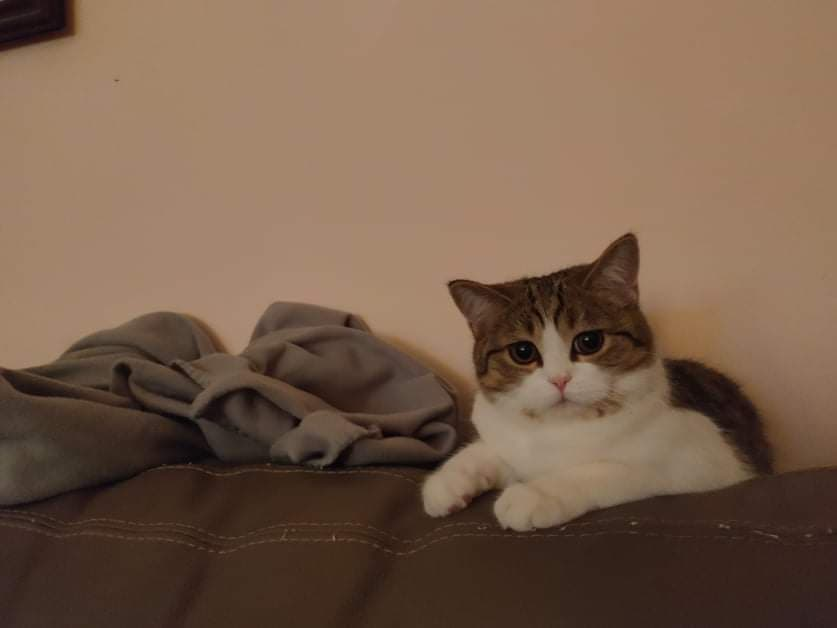
#> input picture Application/opencv/photos/liza.jpg, 837 x 628 px
$ python contours.py
#> lines starting #> are read from the running program, lines starting #| are printed output that depends on the picture; after the words box and inside, x2 and y2 are one past the last pixel; in counts of white or black regions, pixels touching at a corner belong together
import cv2 as cv
import numpy as np
img = cv.imread('../photos/liza.jpg')
#> img is the input picture: shape (628, 837, 3); mean B, G, R 74.9, 94, 119.6
#cv.imshow('Macke', img)
gray = cv.cvtColor(img, cv.COLOR_BGR2GRAY)
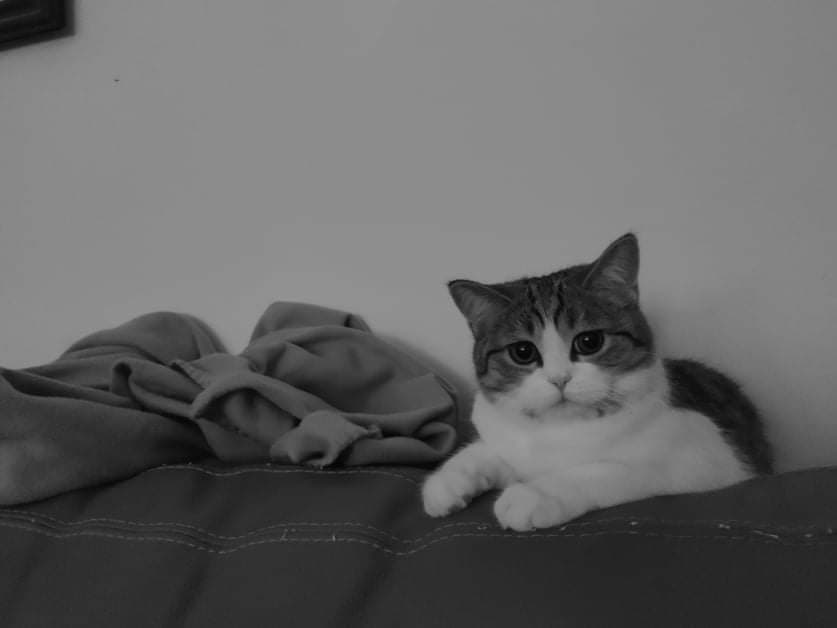
#> gray: shape (628, 837); min 0, max 160, mean 99.5
#cv.imshow('Crno bela macka', gray)
blank= np.zeros(img.shape, dtype='uint8')
#cv.imshow('Blank', blank) #ovo nam je prazna slika
canny = cv.Canny(img, 125, 175)
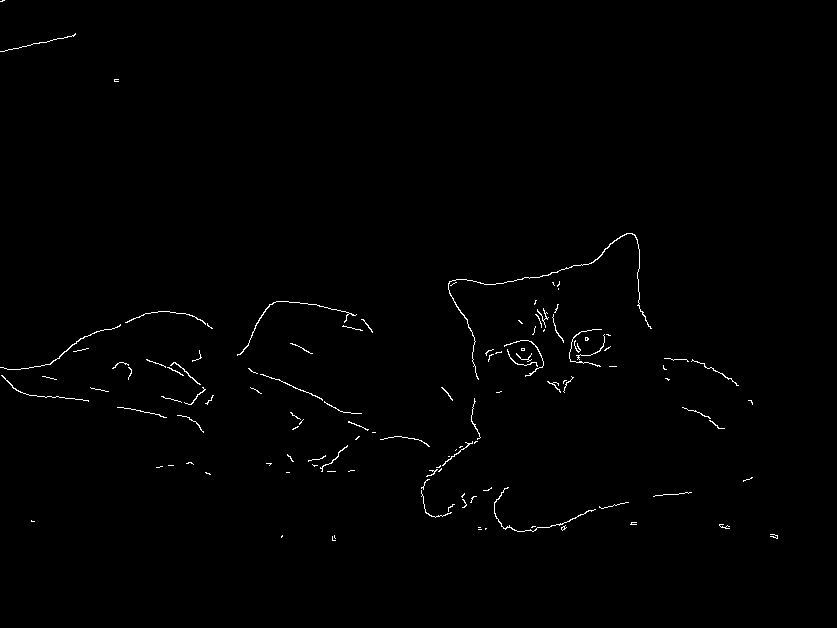
#> canny: shape (628, 837); 0.68% white in thin lines or dots, all inside (x1, y1, x2, y2) = (0, 0, 778, 541)
#cv.imshow('Canny ivice', canny)
ret, thresh = cv.threshold(gray,125,255, cv.THRESH_BINARY) #125 je threshold vrednost, a 255 je maksimalna vrednost
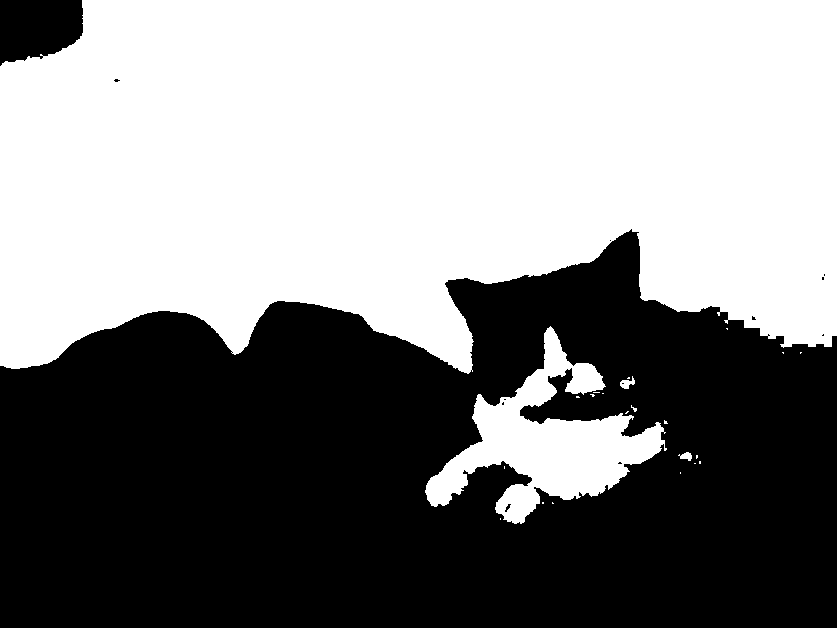
#> thresh: shape (628, 837); 52.8% white; 13 black regions (10 under 20 px)
#threshold radi binarizaciju slike tj pretvara je u binarnu formu
#ako je piksel ispod 125 on postaje crn
#ako je piksel iznad 125 on postaje beo
contours, hierarchies = cv.findContours(canny, cv.RETR_LIST, cv.CHAIN_APPROX_NONE)
#> contours = 122 contours, 116 with area under 20; largest, box (x1, y1, x2, y2) and area: (448, 233, 652, 380) 74, (494, 487, 596, 532) 38, (237, 301, 357, 356) 36, (0, 324, 121, 370) 30, (170, 362, 201, 385) 22, (504, 340, 544, 377) 20
contours, hierarchies = cv.findContours(thresh, cv.RETR_LIST, cv.CHAIN_APPROX_NONE)
#> contours = 36 contours, 31 with area under 20; largest, box (x1, y1, x2, y2) and area: (0, 0, 837, 374) 258873, (425, 326, 667, 524) 16610, (620, 376, 635, 389) 78, (678, 452, 692, 461) 56, (504, 503, 512, 513) 30
#RETR_LIST znaci da zelimo sve konture slike, a ne samo eksterne, RETL_EXTERNAL bi vratilo samo eksterne konture
#CHAIN_APPROX_NONE vs CHAIN_APPROX_SIMPLE --> ako imamo recimo liniju, prva ce da vrati koordinate svih tacaka, a druga koordinate pocetka i kraja
#nacin na koji radi funckija findContours je da ce da vrati konture i hijerarhije
#konture su python lista koordinata koje su nadjene na slici
#hijerarhije su nacin reprezentacije kontura kad imamo vise ugnjezdenih objekata
#ako bismo uradili blur slike imali bismo manje kontura, razlika je znacajna
print(f'{len(contours)} kontura nadjeno!')
#| 36 kontura nadjeno!
cv.imshow('Nakon binarizacije', canny)
#cv.drawContours(blank, contours, -1, (0,0,255), 1) #crta konture po praznoj slici
#-1 nam je index konture tj koliko kontura zelimo, -1 znaci da zelimo sve
#cv.imshow('Nacrtane konture', blank)
cv.waitKey(0)
